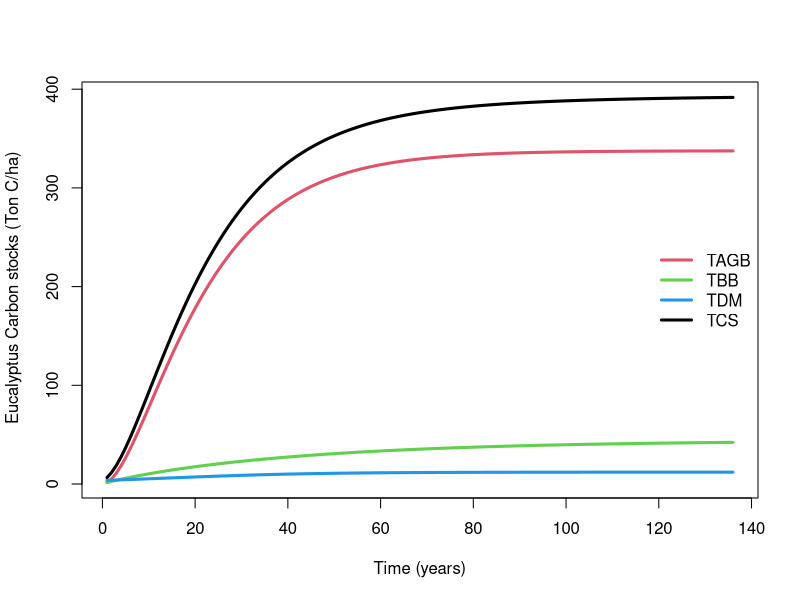
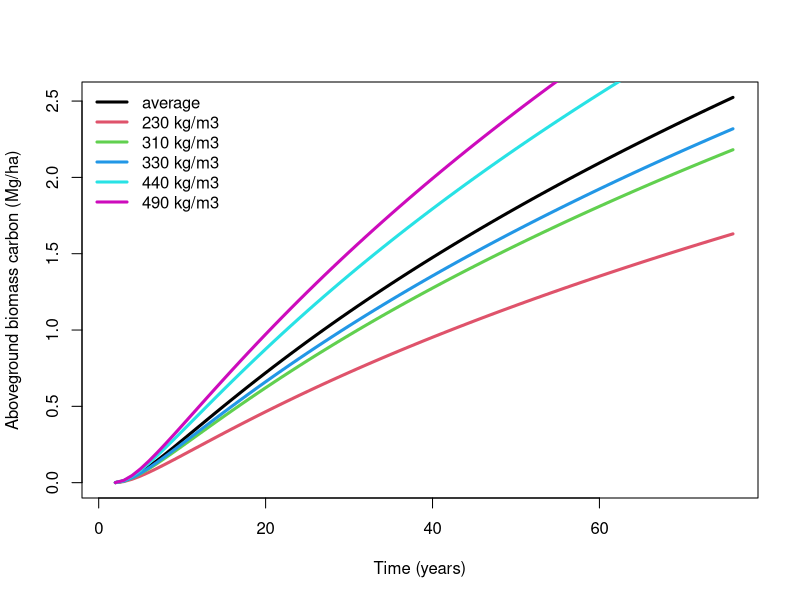
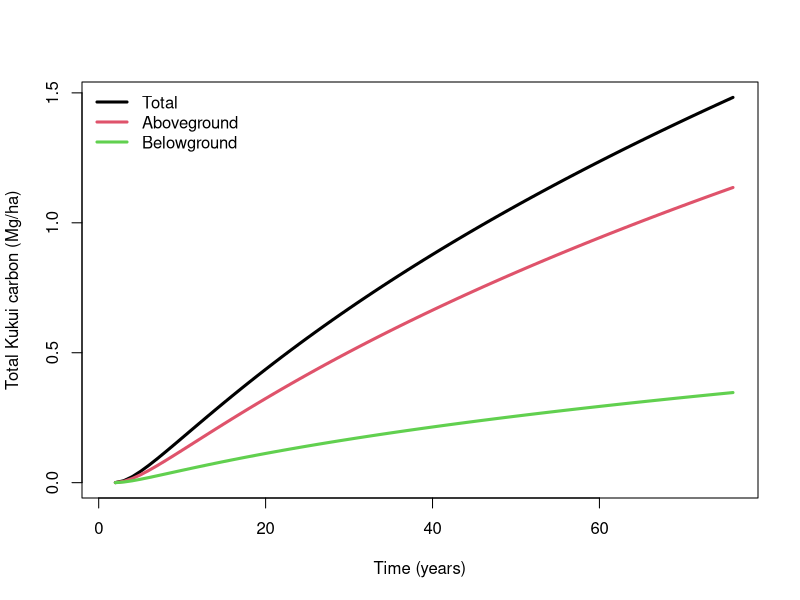

Source code (R) for these figures, in order:
# BUSINESS AS USUAL SCENARIO
# The simulated forest is 60 years old, so we run the simulation starting 60 years from 2025, until 2100
t=seq(1965:2100)
# We use data from Eucalyptus plantations in Hawai'i
AGB=337.6 # aboveground biomass carbon (tons ha-1) lidar data obtained by Hayley
BGB=mean(c(22.4, 66)) # belowground biomass carbon (tons ha-1) averaged from Reeves 2012 thesis and Selments et al. 2017
DM=12 # litter carbon (tons ha-1) from Selments et al. 2017
# Forest model from Sierra et al. 2012 without the soil compartment adjusted to Hawai'i data
# CAN BE IMPROVED: NEED A EUCALYPTUS GROWTH MODEL
forestmodel <- function(t) {
  TAGB <- AGB * (1 - exp(-0.064 * t))^1.964
  TBB <- BGB * (1 - exp(-0.022 * t))^0.897
  TDM <- DM / (1 + 2.363 * exp(-0.062 * t))
  TCS <- TAGB + TBB + TDM
  return(data.frame(
    t = t,
    TAGB = TAGB,
    TBB = TBB,
    TDM = TDM,
    TCS = TCS
  ))
}
forestvalues <- forestmodel(t)
# Plot the results
matplot(forestvalues$t,forestvalues[,2:5], type="l", lty=1,lwd=3, col=c(2:4,1), 
        ylab=" Eucalyptus Carbon stocks (Ton C/ha)", xlab="Time (years)")
legend("right",c("TAGB", "TBB","TDM","TCS"),lty=1,col=c(2:4,1), lwd=3, bty="n")

##################################################################

# UTOPIAN SCENARIO

# Imagine Eucalyptus are cleared and turned into biochar (see script soilmodel.R)
# In that place, Kukui (Aleurites moluccanus) are planted as an agroforestry management 
# growth model (only aboveground biomass)
# CAN BE IMPROVED: could try different belowground models. Also, lacking dead biomass model. Also, Kukui C content
# transform to Mg from kg dividing by 1000
kukuimodel <- function(t, d) {
  DBH <- -9.021135 + 16.757157 * log(t) # from Lincoln 2023 (in cm)
  HEIGHT <- -3.635323 + 8.5568025 * log(t) # from Lincoln 2023 (in m)
  AGB <- 0.0673 * (d*DBH^2*HEIGHT)^0.976  # from Chave et al. 2014 (in kg/ha)
  BGB =   0.016*DBH^2.597  # From Waring & Powers 2017 (in kg/ha) CAN BE IMPROVED
  TCS = (AGB + BGB)*0.45 # convert to carbon (standard placeholder for now)
  return(data.frame(
    t = t,
    DBH = DBH, 
    HEIGHT = HEIGHT,
    AGB = AGB/1000, # convert to Mg from kg
    BGB = BGB/1000,
    TCS = TCS/1000
  ))
}
# wood density from Krisnawati et al. 2011 
wooddensities=c(230, 310, 330, 440, 490) # (kg/m3) 
wooddensities=c(wooddensities, mean(wooddensities))/1000 # divide by 1000 because in the model it is in g/cm3

# this simulation starts in 2025, so it's only 76 years
tb=seq(2025:2100)
kukuivalues = lapply(wooddensities, function (density) kukuimodel(tb, density)) 
# Plot the results for different values of wood density (as a sensitivity analysis)
matplot(tb,kukuivalues[[6]]$AGB, type="l", lty=1,lwd=3, 
        ylab="Aboveground biomass carbon (Mg/ha)", xlab="Time (years)")
lines(tb,kukuivalues[[1]]$AGB, type="l", lty=1, col = 2, lwd=3)
lines(tb,kukuivalues[[2]]$AGB, type="l", lty=1, col = 3, lwd=3)
lines(tb,kukuivalues[[3]]$AGB, type="l", lty=1, col = 4, lwd=3)
lines(tb,kukuivalues[[4]]$AGB, type="l", lty=1, col = 5, lwd=3)
lines(tb,kukuivalues[[5]]$AGB, type="l", lty=1, col = 6, lwd=3)
legend("topleft",c("average","230 kg/m3", "310 kg/m3", "330 kg/m3", "440 kg/m3", "490 kg/m3"),lty=1,col=c(1:6), lwd=3, bty="n")
# Plot the results for average wood density
matplot(tb,kukuivalues[[6]]$TCS, type="l", lty=1,lwd=3, 
        ylab="Total Kukui carbon (Mg/ha)", xlab="Time (years)")
lines(tb,kukuivalues[[6]]$AGB*0.45, type="l", lty=1, col = 2, lwd=3)
lines(tb,kukuivalues[[6]]$BGB*0.45, type="l", lty=1, col = 3, lwd=3)    
legend("topleft",c("Total", "Aboveground", "Belowground"),lty=1,col=c(1:3), lwd=3, bty="n")
# CAN BE IMPROVED:
# Kukui values are smaller than Eucalyptus, but generally are half their height, so it could be right.